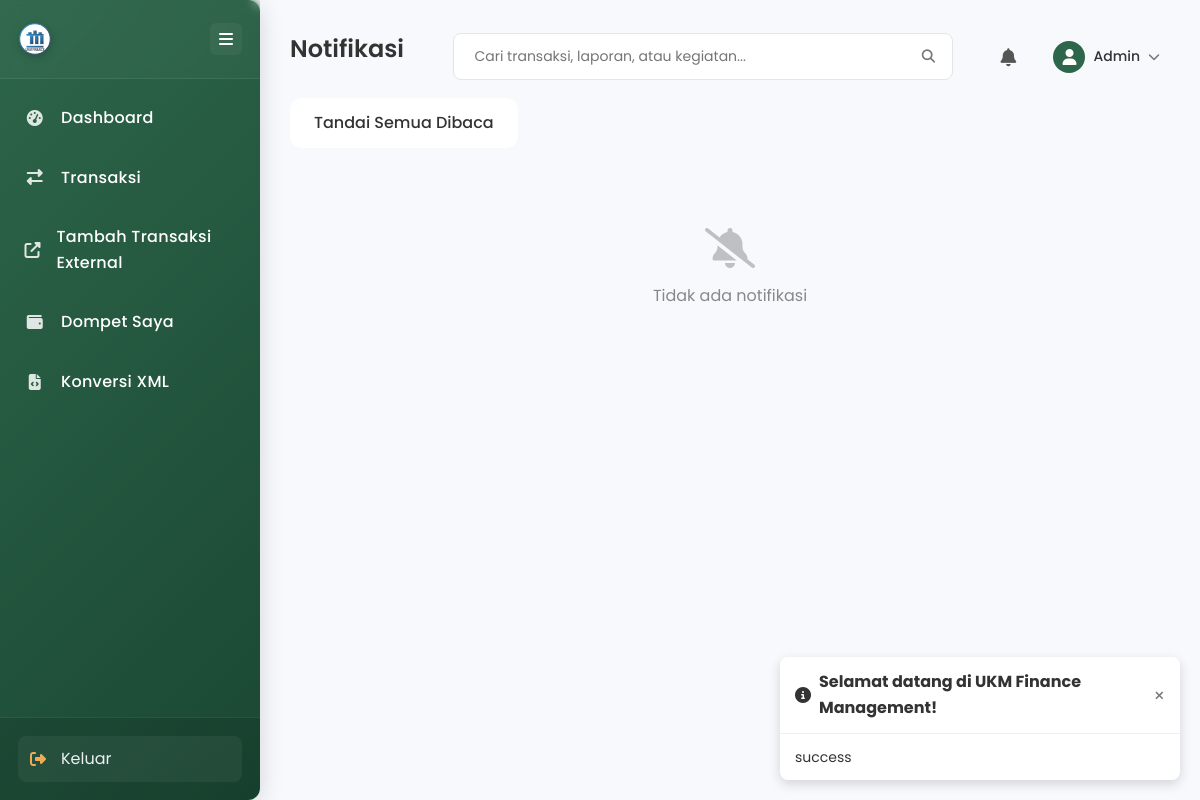
Before: /notifications.php (signed in) with the older database file.
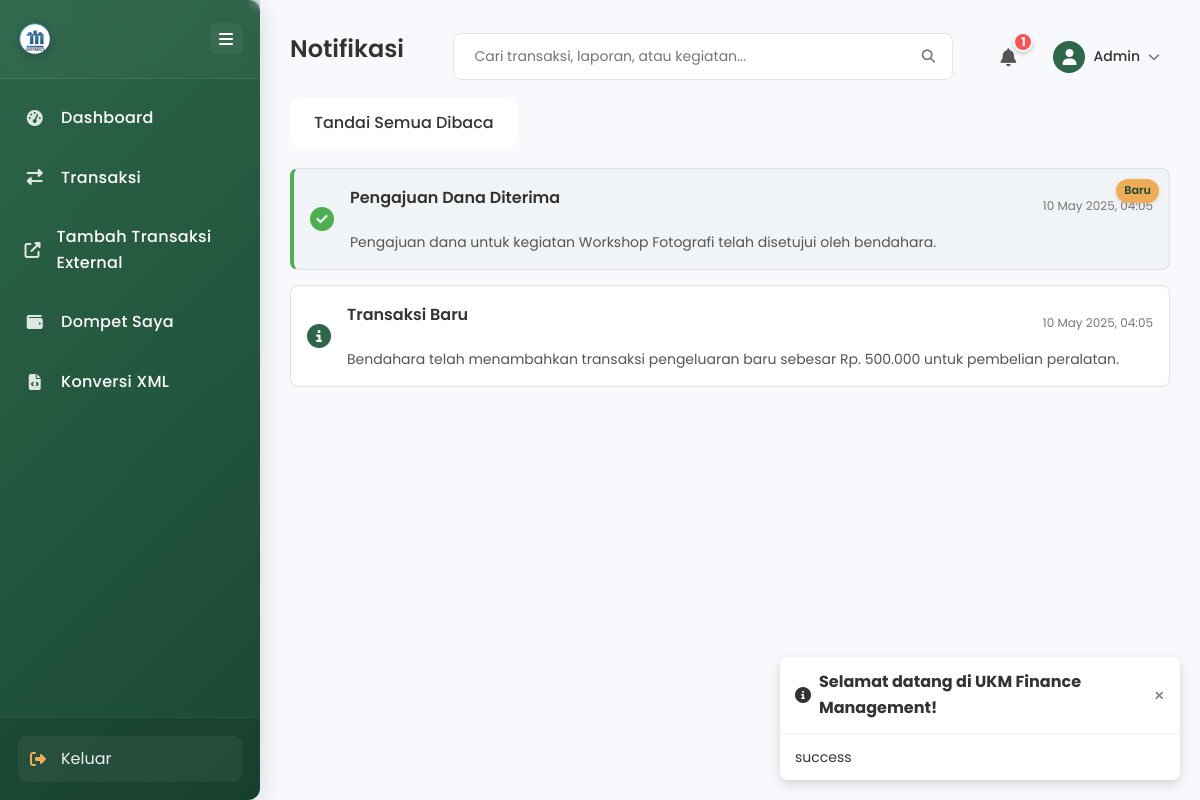
After: the same page with the newer database file.
### tables this page shows
CREATE TABLE IF NOT EXISTS `notifications` (
  `id` int(11) NOT NULL AUTO_INCREMENT,
  `user_id` int(11) NOT NULL,
  `title` varchar(255) NOT NULL,
  `message` text NOT NULL,
  `type` enum('success', 'warning', 'danger', 'info') NOT NULL DEFAULT 'info',
  `is_read` boolean DEFAULT FALSE,
  `date` timestamp NOT NULL DEFAULT CURRENT_TIMESTAMP,
  `created_at` timestamp NOT NULL DEFAULT CURRENT_TIMESTAMP,
  PRIMARY KEY (`id`),
  CONSTRAINT `notifications_ibfk_1` FOREIGN KEY (`user_id`) REFERENCES `users` (`id`) ON DELETE CASCADE
);

### class/finance.php (called while the page is built, shortened)
<?php
class Finance {
    private $host = 'localhost';
    private $user = 'root';
    private $pass = '';
    private $database = "ukm_finance";
    private $dbConnect = false;
    public function __construct() {
        if(!$this->dbConnect) {
            try {
                $conn = new mysqli($this->host, $this->user, $this->pass, $this->database);
                $this->dbConnect = $conn;
            } catch (Exception $e) {
                error_log("Database connection error: " . $e->getMessage());
                throw new Exception("Database connection error: " . $e->getMessage());
            }
        }
    }
    public function getNotifications($user_id, $limit = null) {
        $sqlQuery = "SELECT * FROM notifications WHERE user_id = ? ORDER BY date DESC";
        $stmt = $this->dbConnect->prepare($sqlQuery);
        $stmt->bind_param("i", $user_id);
        $stmt->execute();
        $result = $stmt->get_result();
        $notifications = array();
        while ($row = $result->fetch_assoc()) {
            $notifications[] = $row;
        }
        return $notifications;
    }
}
?>

### notifications.php (the view, shortened to what this page needs)
<?php
include('inc/header.php');
include('class/finance.php');
$finance = new Finance();
$ukms = $finance->getUkm();
$ukm_id = isset($_SESSION['ukm_id']) ? $_SESSION['ukm_id'] : (count($ukms) > 0 ? $ukms[0]['id'] : null);
$notifications = [];
if ($ukm_id) {
    try {
        $notifications = $finance->getNotifications($_SESSION['user_id']);
    } catch (Exception $e) {
        error_log("Error fetching notifications: " . $e->getMessage());
    }
}
?>
<div class="wrapper">
    <?php include('inc/sidebar.php'); ?>
    <div id="main-content">
        <section class="notifications-page">
            <div class="page-header">
                <h1>Notifikasi</h1>
                <?php include('inc/profile_bar.php'); ?>
            </div>
            <div class="notification-actions">
                <a href="?mark_all_read=1" class="btn btn-outline">Tandai Semua Dibaca</a>
            </div>
            <div class="notification-container">
                <?php if (empty($notifications)): ?>
                    <div class="empty-state">
                        <i class="fas fa-bell-slash"></i>
                        <p>Tidak ada notifikasi</p>
                    </div>
                <?php else: ?>
                    <?php foreach ($notifications as $notification): ?>
                        <div class="notification-card <?php echo $notification['is_read'] ? 'read' : 'unread'; ?> <?php echo $notification['type']; ?>">
                            <div class="notification-icon">
                                <?php if ($notification['type'] == 'success'): ?>
                                    <i class="fas fa-check-circle"></i>
                                <?php elseif ($notification['type'] == 'warning'): ?>
                                    <i class="fas fa-exclamation-triangle"></i>
                                <?php elseif ($notification['type'] == 'danger'): ?>
                                    <i class="fas fa-times-circle"></i>
                                <?php else: ?>
                                    <i class="fas fa-info-circle"></i>
                                <?php endif; ?>
                            </div>
                            <div class="notification-content">
                                <div class="notification-header">
                                    <h3><?php echo $notification['title']; ?></h3>
                                    <span class="notification-time"><?php echo date('d M Y, H:i', strtotime($notification['date'])); ?></span>
                                </div>
                                <p><?php echo $notification['message']; ?></p>
                            </div>
                            <?php if (!$notification['is_read']): ?>
                                <a href="?mark_read=<?php echo $notification['id']; ?>" class="notification-badge">Baru</a>
                            <?php endif; ?>
                        </div>
                    <?php endforeach; ?>
                <?php endif; ?>
            </div>
        </section>
    </div>
</div>

### inc/header.php (shortened to what this page needs)
<!DOCTYPE html>
<html lang="en" dir="ltr">
  <head>
    <title>UKM Finance Management</title>    <link rel="stylesheet" href="style/style.css">
    <link rel="stylesheet" href="style/sidebar.css">
    <link rel="stylesheet" href="style/sidebar-animations.css">
    <link rel="stylesheet" href="style/animations.css">
    <link rel="stylesheet" href="style/finance-summary.css">
    <link rel="stylesheet" href="style/chart-enhancements.css">
    <link rel="stylesheet" href="style/profile.css">
    <link rel="stylesheet" href="https://cdnjs.cloudflare.com/ajax/libs/font-awesome/6.4.0/css/all.min.css">
    <script type="text/javascript" src="js/toast.js"></script></head>
  <body>

### inc/sidebar.php (shortened to what this page needs)
<div class="sidebar" id="sidebar">
    <div class="sidebar-header">
        <img src="assets/img/logo.svg" alt="UKM Finance" class="logo">
        <button id="sidebar-toggle" class="sidebar-toggle">
            <i class="fas fa-bars"></i>
        </button>
    </div>
    <div class="sidebar-menu">
        <ul>
            <li class="<?php echo (basename($_SERVER['PHP_SELF']) == 'index.php') ? 'active' : ''; ?>" style="--item-index: 0;">
                <a href="index.php">
                    <i class="fas fa-tachometer-alt"></i>
                    <span>Dashboard</span>
                </a>
            </li>
            <li class="<?php echo (basename($_SERVER['PHP_SELF']) == 'transaksi.php') ? 'active' : ''; ?>" style="--item-index: 1;">
                <a href="transaksi.php">
                    <i class="fas fa-exchange-alt"></i>
                    <span>Transaksi</span>
                </a>
            </li>
            <li class="<?php echo (basename($_SERVER['PHP_SELF']) == 'tambah_transaksi_external.php') ? 'active' : ''; ?>" style="--item-index: 2;">
                <a href="tambah_transaksi_external.php">
                    <i class="fas fa-external-link-alt"></i>
                    <span>Tambah Transaksi External</span>
                </a>
            </li>
            <li class="<?php echo (basename($_SERVER['PHP_SELF']) == 'wallet.php') ? 'active' : ''; ?>" style="--item-index: 3;">
                <a href="wallet.php">
                    <i class="fas fa-wallet"></i>
                    <span>Dompet Saya</span>
                </a>
            </li>
            <li class="<?php echo (basename($_SERVER['PHP_SELF']) == 'convert.php') ? 'active' : ''; ?>" style="--item-index: 4;">
                <a href="convert.php">
                    <i class="fas fa-file-code"></i>
                    <span>Konversi XML</span>
                </a>
            </li>
        </ul>
    </div>    <div class="sidebar-footer">
        <div class="logout">
            <a href="logout.php">
                <i class="fas fa-sign-out-alt"></i>
                <span>Keluar</span>
            </a>
        </div>
    </div>
</div>

### inc/profile_bar.php (shortened to what this page needs)
<div class="top-right-section">
    <div class="search-container">
        <form action="search_results.php" method="GET" class="search-form">
            <input type="text" name="query" placeholder="Cari transaksi, laporan, atau kegiatan..." class="search-input">
            <button type="submit" class="search-btn">
                <i class="fas fa-search"></i>
            </button>
        </form>
    </div>
    <div class="profile-actions">
        <div class="notification-dropdown">
            <button class="notification-btn" id="notificationBtn">
                <i class="fas fa-bell"></i>
                <?php if (isset($notifications) && count(array_filter($notifications, function($n) { return !$n['is_read']; })) > 0): ?>
                <span class="notification-badge-count"><?php echo count(array_filter($notifications, function($n) { return !$n['is_read']; })); ?></span>
                <?php endif; ?>
            </button>
        </div>
        <div class="profile-dropdown">
            <button class="profile-btn" id="profileBtn">
                <div class="profile-avatar">
                    <i class="fas fa-user"></i>
                </div>
                <span class="profile-name-short"><?php echo isset($_SESSION['user_name']) ? explode(' ', $_SESSION['user_name'])[0] : 'Pengguna'; ?></span>
                <i class="fas fa-chevron-down"></i>
            </button>
        </div>
    </div>
</div>

### style/sidebar.css (style rules this page uses)
.wrapper { display: flex; width: 100%; min-height: 100vh; }
.sidebar { width: 260px; background: linear-gradient(135deg, #2D664A 0%, #1a4733 100%); color: #ffffff; transition: all 0.3s ease; position: fixed; height: 100%; z-index: 999; display: flex; flex-direction: column; left: 0; box-shadow: 0 4px 25px rgba(0, 0, 0, 0.15); border-radius: 0 12px 12px 0; }
.sidebar-header { padding: 22px 18px; display: flex; align-items: center; justify-content: space-between; border-bottom: 1px solid rgba(255, 255, 255, 0.08); background: rgba(255, 255, 255, 0.03); backdrop-filter: blur(5px); }
.sidebar-header .logo { width: 34px; height: 34px; margin-right: 12px; filter: drop-shadow(0 2px 4px rgba(0, 0, 0, 0.2)); }
.sidebar-toggle { background: rgba(255, 255, 255, 0.05); border: none; color: white; cursor: pointer; font-size: 16px; display: flex; align-items: center; justify-content: center; width: 32px; height: 32px; transition: all 0.3s ease; border-radius: 6px; }
.sidebar-menu { flex-grow: 1; overflow-y: auto; padding: 12px 8px; }
.sidebar-menu ul { list-style: none; padding: 0; margin: 0; }
.sidebar-menu li { padding: 0; position: relative; transition: all 0.3s; margin-bottom: 6px; }
.sidebar-menu a { color: #ffffff; text-decoration: none; display: flex; align-items: center; font-weight: 500; position: relative; overflow: hidden; padding: 14px 16px; letter-spacing: 0.3px; transition: all 0.3s ease; }
.sidebar-menu a::after { content: ''; position: absolute; left: 0; bottom: 0; height: 2px; width: 0; background: #EEAD55; transition: width 0.3s ease; }
.sidebar-menu i { margin-right: 15px; width: 22px; text-align: center; font-size: 16px; color: rgba(255, 255, 255, 0.85); transition: all 0.3s ease; }
.notification-badge { background: #EEAD55; color: #1a4733; border-radius: 12px; padding: 3px 8px; font-size: 0.7rem; margin-left: auto; font-weight: 600; box-shadow: 0 2px 5px rgba(0, 0, 0, 0.1); }
.sidebar-footer { padding: 18px; border-top: 1px solid rgba(255, 255, 255, 0.08); background: rgba(0, 0, 0, 0.1); border-radius: 0 0 12px 0; }
.logout a { color: #ecf0f1; text-decoration: none; display: flex; align-items: center; padding: 10px 12px; border-radius: 8px; transition: all 0.3s ease; background: rgba(255, 255, 255, 0.05); }
.logout i { margin-right: 15px; color: #EEAD55; }
#main-content { width: calc(100% - 260px); margin-left: 260px; transition: all 0.3s ease; padding: 0; position: relative; }
.sidebar-menu li a span { transition: all 0.3s ease; }

### style/sidebar-animations.css (style rules this page uses)
.sidebar-menu li { position: relative; overflow: hidden; }
.sidebar-menu li::before { content: ''; position: absolute; top: 0; left: -100%; width: 100%; height: 100%; background: linear-gradient(90deg, transparent, rgba(255, 255, 255, 0.05), transparent); transition: left 0.5s; }
.notification-badge { animation: pulse 2s infinite; }

### style/animations.css (style rules this page uses)
.btn, .btn-sm, .filter-period { transition: all 0.3s ease; }
.sidebar-menu li { transition: all 0.3s ease; }
.notification-badge { animation: pulse 1.5s infinite; }

Changed rows visible on the page:
added notifications: type "success" (drawn), title "Pengajuan Dana Diterima", date "10 May 2025, 04:05", message "Pengajuan dana untuk kegiatan Workshop Fotografi telah disetujui oleh bendahara.", is_read 0 (drawn)
added notifications: type "info" (drawn), title "Transaksi Baru", date "10 May 2025, 04:05", message "Bendahara telah menambahkan transaksi pengeluaran baru sebesar Rp. 500.000 untuk pembelian peralatan.", is_read 1 (drawn)
Other visible differences:
text no longer shown: "Tidak ada notifikasi"
text now shown: "1"
